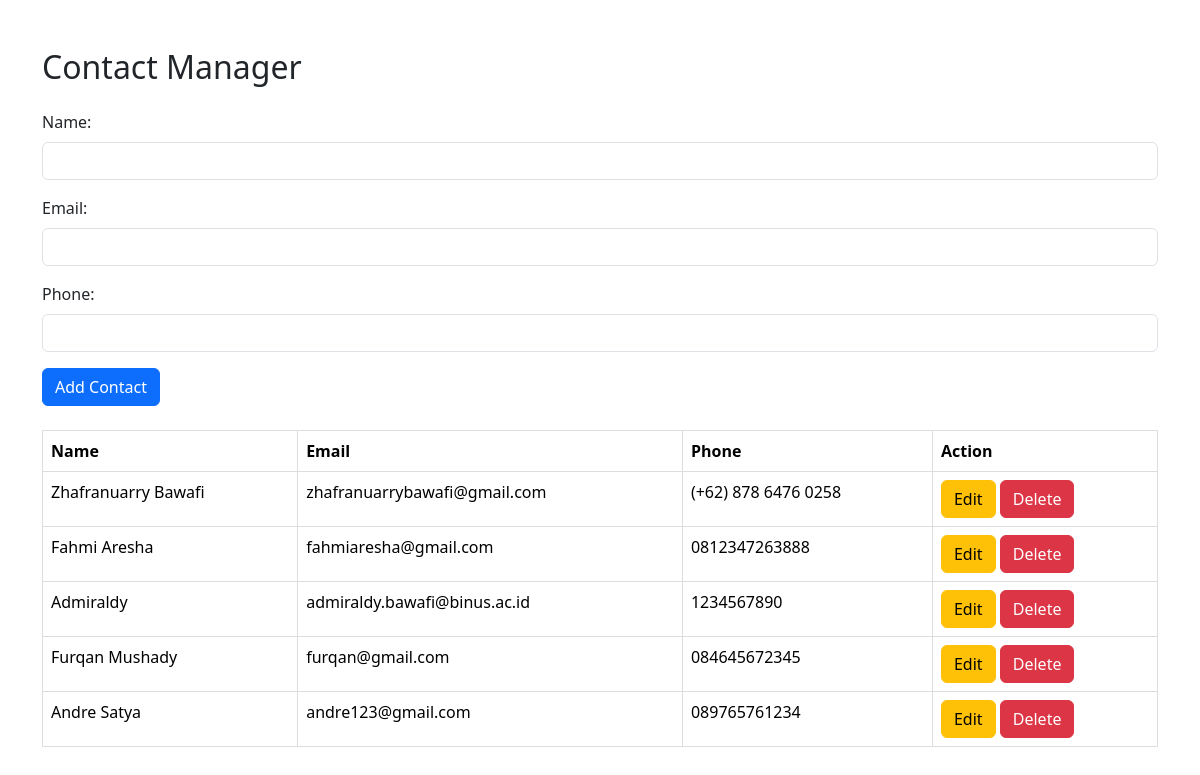
The page / on the database its author committed.
### tables this page shows
CREATE TABLE `contacts` (
  `id` int(11) NOT NULL,
  `name` varchar(255) NOT NULL,
  `email` varchar(255) NOT NULL,
  `phone` varchar(20) NOT NULL
);

### database.php (called while the page is built, shortened)
<?php
class Database
{
    private $host = "localhost";
    private $username = "root";
    private $password = "";
    private $database = "kontak_db";
    public function __construct()
    {
        $this->conn = new mysqli($this->host, $this->username, $this->password, $this->database);
    }
}
class Contact
{
    private $id;
    private $name;
    private $email;
    private $phoneNumber;
    public function __construct($id, $name, $email, $phoneNumber)
    {
        $this->id = $id;
        $this->name = $name;
        $this->email = $email;
        $this->phoneNumber = $phoneNumber;
    }
    public function getId()
    {
        return $this->id;
    }
    public function getName()
    {
        return $this->name;
    }
    public function getEmail()
    {
        return $this->email;
    }
    public function getPhoneNumber()
    {
        return $this->phoneNumber;
    }
}
?>

### logic.php (called while the page is built, shortened)
<?php
class kontakLogic
{
    private $database;
    public function __construct(Database $database)
    {
        $this->database = $database;
    }
    public function getContacts()
    {
        $contacts = array();
        $query = "SELECT * FROM contacts";
        $result = $this->database->conn->query($query);
        if ($result->num_rows > 0) {
            while ($row = $result->fetch_assoc()) {
                $id = $row['id'];
                $name = $row['name'];
                $email = $row['email'];
                $phoneNumber = $row['phone'];
                $contact = new Contact($id, $name, $email, $phoneNumber);
                $contacts[] = $contact;
            }
        }
        return $contacts;
    }
}
?>

### index.php (the view, shortened to what this page needs)
<?php
$database = new Database();
$contactManager = new kontakLogic($database);
$contacts = $contactManager->getContacts();
?>
<!DOCTYPE html>
<html lang="en">
<head>
    <link href="https://cdn.jsdelivr.net/npm/bootstrap@5.3.2/dist/css/bootstrap.min.css" rel="stylesheet">
</head>
<body>
    <div class="container mt-5">
        <h2 class="mb-4">Contact Manager</h2>
        <form method="POST" action="">
            <div class="mb-3">
                <label for="name" class="form-label">Name:</label>
                <input type="text" class="form-control" name="name" required>
            </div>
            <div class="mb-3">
                <label for="email" class="form-label">Email:</label>
                <input type="email" class="form-control" name="email" required>
            </div>
            <div class="mb-3">
                <label for="phone" class="form-label">Phone:</label>
                <input type="tel" class="form-control" name="phone" required>
            </div>
            <button type="submit" class="btn btn-primary">Add Contact</button>
        </form>
        <table class="table mt-4">
            <thead>
                <tr>
                    <th>Name</th>
                    <th>Email</th>
                    <th>Phone</th>
                    <th>Action</th>
                </tr>
            </thead>
            <tbody>
                <?php foreach ($contacts as $contact) : ?>
                    <tr>
                        <td><?php echo $contact->getName(); ?></td>
                        <td><?php echo $contact->getEmail(); ?></td>
                        <td><?php echo $contact->getPhoneNumber(); ?></td>
                        <td>
                            <a class="btn btn-warning" href="edit.php?id=<?php echo $contact->getId(); ?>">Edit</a>
                            <a class="btn btn-danger" href="delete.php?id=<?php echo $contact->getId(); ?>">Delete</a>
                        </td>
                    </tr>
                <?php endforeach; ?>
            </tbody>
        </table>
    </div>
</body>
</html>

### index.php (style rules this page uses)
table { width: 100%; border-collapse: collapse; margin-top: 20px; }
table, th, td { border: 1px solid #ddd; }
th, td { padding: 10px; text-align: left; }
form { margin-top: 20px; }

### rows shown on the page
contacts: name "Zhafranuarry Bawafi", email "zhafranuarrybawafi@gmail.com", phone "(+62) 878 6476 0258"
contacts: name "Fahmi Aresha", email "fahmiaresha@gmail.com", phone "0812347263888"
contacts: name "Admiraldy", email "admiraldy.bawafi@binus.ac.id", phone "1234567890"
contacts: name "Furqan Mushady", email "furqan@gmail.com", phone "084645672345"
contacts: name "Andre Satya", email "andre123@gmail.com", phone "089765761234"
